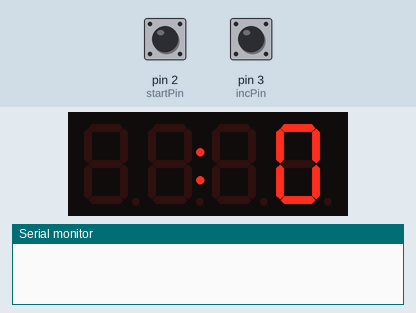
A sketch run on a simulated Arduino Uno, built with avr-gcc and run on an emulated ATmega328P. Shown: 4-digit seven-segment display, the last lines printed to the serial monitor. The test bench sets the inputs (shaded band); at power-on: pin 3 (incPin) LOW, pin 2 (startPin) LOW.

Above: at 2.8 s.
2.9 s: pin 3 (incPin) pulsed HIGH 5 times (0.12 s each, 0.3 s apart)
At 4.8 s:
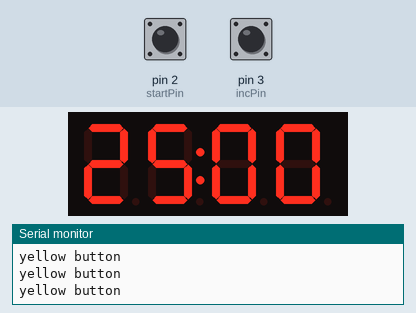
5.9 s: pin 2 (startPin) pulled HIGH for 1 s
At 8.3 s:
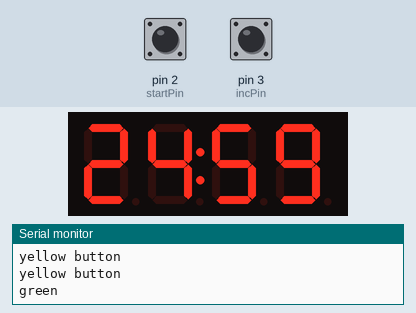
Timing chart, 0 to 9.8 s (numbered marks = the images above; inputs shaded):
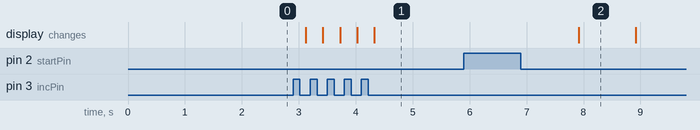

Measured:
- after the input at 2.9 s, the display: first changes after 0.22 s (image 1 shows a later state)
- after the input at 5.9 s, the display: changes after 2.0 s (image 2)

The sketch:

sketch_oct23a.ino
```cpp
#include <Bounce.h>

#include <Adafruit_GFX.h>
#include <Adafruit_LEDBackpack.h>

Adafruit_7segment timerDisplay = Adafruit_7segment();

const int startPin = 2;
const int incPin = 3;
const int stopPin = 1;

Bounce pushStart = Bounce(startPin, 10);
Bounce pushInc = Bounce(incPin, 100);
Bounce pushStop = Bounce(stopPin, 10);

int minutes = 0;
int seconds = 0;
bool decriment = false;

void stop() {
    decriment = false;
    minutes = 0;
    seconds = 0;
}

void start() {
    if(minutes > 0) {
        decriment = !decriment;
    }
}

void setLimit() {
    //increment by minutes only?
    if(minutes <= 99){
        minutes += 5;
    }
}

void its() {
    if(decriment){
        delay(1000);
        if(seconds == 0 && minutes != 0) {
            minutes--;
            seconds = 60;
        }
        seconds--;
    }
}

void setDis(int x, int y) {
    int t = x*100 + y;
    timerDisplay.print(t, DEC);
    timerDisplay.drawColon(true);
    timerDisplay.writeDisplay();
}

void setup() {
    Serial.begin(38400);
    timerDisplay.begin(0x70);
    timerDisplay.setBrightness(1);
    pinMode(1, INPUT); //stop reset
    pinMode(2, INPUT); //start
    pinMode(3, INPUT); //increment
}

byte previousState = HIGH;

void loop() {
    if(pushStop.update()) {
      Serial.println("red button");
      stop();
    }
    if(pushStart.update()) {
      if(pushStart.fallingEdge()) {
        Serial.println("green");
        start();
      }
    }
    if(pushInc.update()) {
      if(pushInc.fallingEdge()) {
        Serial.println("yellow button");
        setLimit();
      }
    }
    its();
    setDis(minutes, seconds);
}
```
